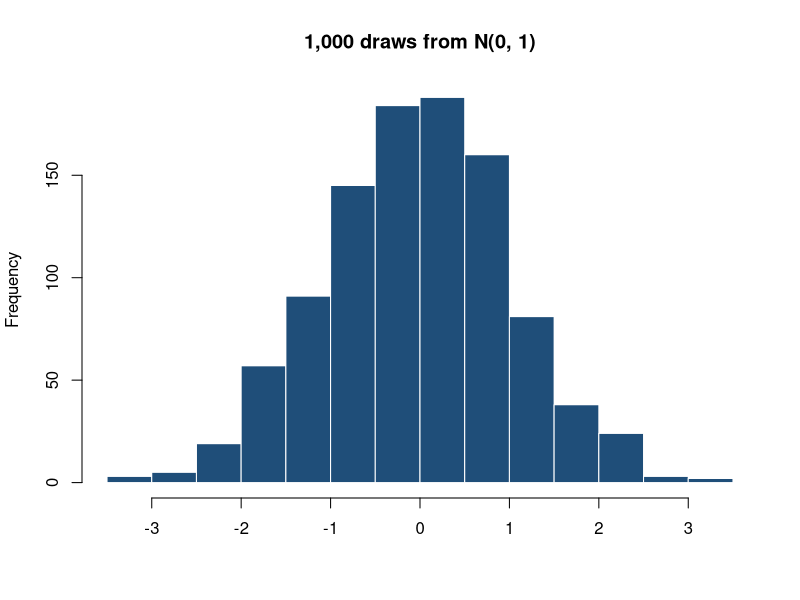

Write R code to recreate this figure.
## ---- chunk 1
#| fig-height: 3
x <- rnorm(1000)
hist(x, main = "1,000 draws from N(0, 1)", col = "#1f4e79", border = "white", xlab = NULL)
